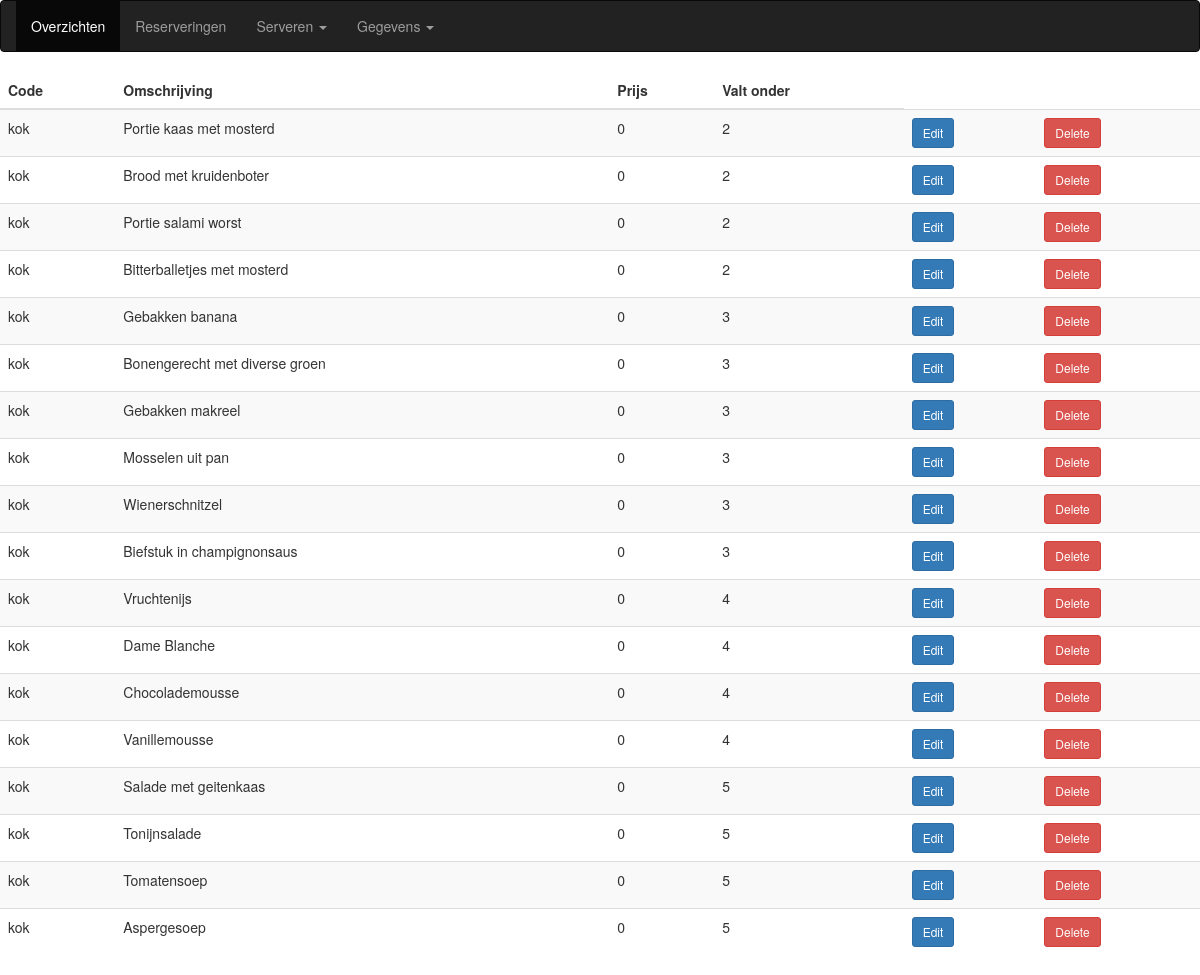
Screenshot of /eten.php with the database file from the repository.
### tables this page shows
CREATE TABLE `menuitems` (
  `menuitemsID` int(11) NOT NULL,
  `code` varchar(4) DEFAULT NULL,
  `naam` varchar(30) DEFAULT NULL,
  `gerechtsoortenID_ph` int(11) DEFAULT NULL,
  `prijs` int(11) NOT NULL
);

CREATE TABLE `gerechtsoorten` (
  `gerechtsoortenID` int(11) NOT NULL,
  `code` varchar(3) DEFAULT NULL,
  `naam` varchar(20) DEFAULT NULL,
  `gerechtscategorienID_ph` int(11) DEFAULT NULL
);

### database.php (called while the page is built, shortened)
<?php
class DB{
    private $pdo;
    public function __construct($host, $user, $pass, $db, $charset){
        $this->host = $host;
        $this->user = $user;
        $this->pass = $pass;
        $this->db = $db;
        $this->charset = $charset;
        try{
            $dsn = 'mysql:host='. $this->host.';dbname='.$this->db.';charset='.$this->charset;
            $this->pdo = new PDO($dsn, $this->user, $this->pass);
            $this->pdo->setAttribute(PDO::ATTR_ERRMODE, PDO::ERRMODE_EXCEPTION);
            return $this->pdo;
        }
        catch(\PDOException $e){
            echo "Connection Failed: ".$e->getMessage();
        }
    }
                public function showEten(){
                    try {
                    $query = "SELECT * FROM gerechtsoorten JOIN menuitems ON gerechtsoorten.gerechtsoortenID = menuitems.gerechtsoortenID_ph WHERE NOT gerechtscategorienID_ph = 1";
                    $prep = $this->pdo->prepare($query);
                    $prep->execute();
                    $rows = $prep->fetchAll(PDO::FETCH_ASSOC);
                         return $rows;
                     } catch (\Throwable $th) {
                          throw $th;
                     }
                }
}

### eten.php (the view, shortened to what this page needs)
<?php
include_once 'database.php';
$db = new DB('localhost', 'root', '', 'restaurant', 'utf8mb4');
$eten = $db->showEten();
?>
<!DOCTYPE html>
<html lang="en">
<head>
  <link rel="stylesheet" href="https://maxcdn.bootstrapcdn.com/bootstrap/3.4.1/css/bootstrap.min.css">
</head>
<body>
<nav class="navbar navbar-inverse">
  <div class="container-fluid">
    <ul class="nav navbar-nav">
      <li class="active"><a href="overzichten.php">Overzichten</a></li>
      <li><a href="reserveren.php">Reserveringen</a></li>
      <li class="dropdown"><a class="dropdown-toggle" data-toggle="dropdown" href="#">Serveren <span class="caret"></span></a>
        <li class="dropdown"><a class="dropdown-toggle" data-toggle="dropdown" href="#">Gegevens <span class="caret"></span></a>
      </li>
    </ul>
  </div>
</nav>
  <div id="horizontal">
    <main>
        <table class="table table-striped" id="overzicht">
            <thead class="thead-dark">
                <tr>
                    <th scope="col">Code</th>
                    <th scope="col">Omschrijving</th>
                    <th scope="col">Prijs</th>
                    <th scope="col">Valt onder</th>
                </tr>
            </thead>
            <tbody>
                <?php foreach ($eten as $yum): ?>
                    <tr>
                        <td><?php echo $yum["code"]; ?></td>
                        <td><?php echo $yum["naam"];?></td>
                        <td><?php echo $yum["prijs"];?></td>
                        <td><?php echo $yum["gerechtscategorienID_ph"];?></td>
                        <td class="noExl">
                            <a class="btn btn-primary mr-2 btn-sm" href="editklant.php?id=<?php echo $klant["klantenID"]; ?>">Edit</a>
                        </td>
                        <td class="noExl">
                            <a class="btn btn-danger mr-2 btn-sm" href="deleteklant.php?id=<?php echo $klant["klantenID"]; ?>">Delete</a>
                        </td>
                    </tr>
                <?php endforeach; ?>
            </tbody>
        </table>
    </main>
</body>
</html>

### rows the page displays
menuitems: code "kok", naam "Portie kaas met mosterd", prijs "0", gerechtsoortenID_ph.gerechtscategorienID_ph "2"
menuitems: code "kok", naam "Brood met kruidenboter", prijs "0", gerechtsoortenID_ph.gerechtscategorienID_ph "2"
menuitems: code "kok", naam "Portie salami worst", prijs "0", gerechtsoortenID_ph.gerechtscategorienID_ph "2"
menuitems: code "kok", naam "Bitterballetjes met mosterd", prijs "0", gerechtsoortenID_ph.gerechtscategorienID_ph "2"
menuitems: code "kok", naam "Gebakken banana", prijs "0", gerechtsoortenID_ph.gerechtscategorienID_ph "3"
menuitems: code "kok", naam "Bonengerecht met diverse groen", prijs "0", gerechtsoortenID_ph.gerechtscategorienID_ph "3"
menuitems: code "kok", naam "Gebakken makreel", prijs "0", gerechtsoortenID_ph.gerechtscategorienID_ph "3"
menuitems: code "kok", naam "Mosselen uit pan", prijs "0", gerechtsoortenID_ph.gerechtscategorienID_ph "3"
menuitems: code "kok", naam "Wienerschnitzel", prijs "0", gerechtsoortenID_ph.gerechtscategorienID_ph "3"
menuitems: code "kok", naam "Biefstuk in champignonsaus", prijs "0", gerechtsoortenID_ph.gerechtscategorienID_ph "3"
menuitems: code "kok", naam "Vruchtenijs", prijs "0", gerechtsoortenID_ph.gerechtscategorienID_ph "4"
menuitems: code "kok", naam "Dame Blanche", prijs "0", gerechtsoortenID_ph.gerechtscategorienID_ph "4"
menuitems: code "kok", naam "Chocolademousse", prijs "0", gerechtsoortenID_ph.gerechtscategorienID_ph "4"
menuitems: code "kok", naam "Vanillemousse", prijs "0", gerechtsoortenID_ph.gerechtscategorienID_ph "4"
menuitems: code "kok", naam "Salade met geitenkaas", prijs "0", gerechtsoortenID_ph.gerechtscategorienID_ph "5"
menuitems: code "kok", naam "Tonijnsalade", prijs "0", gerechtsoortenID_ph.gerechtscategorienID_ph "5"
menuitems: code "kok", naam "Tomatensoep", prijs "0", gerechtsoortenID_ph.gerechtscategorienID_ph "5"
menuitems: code "kok", naam "Aspergesoep", prijs "0", gerechtsoortenID_ph.gerechtscategorienID_ph "5"
